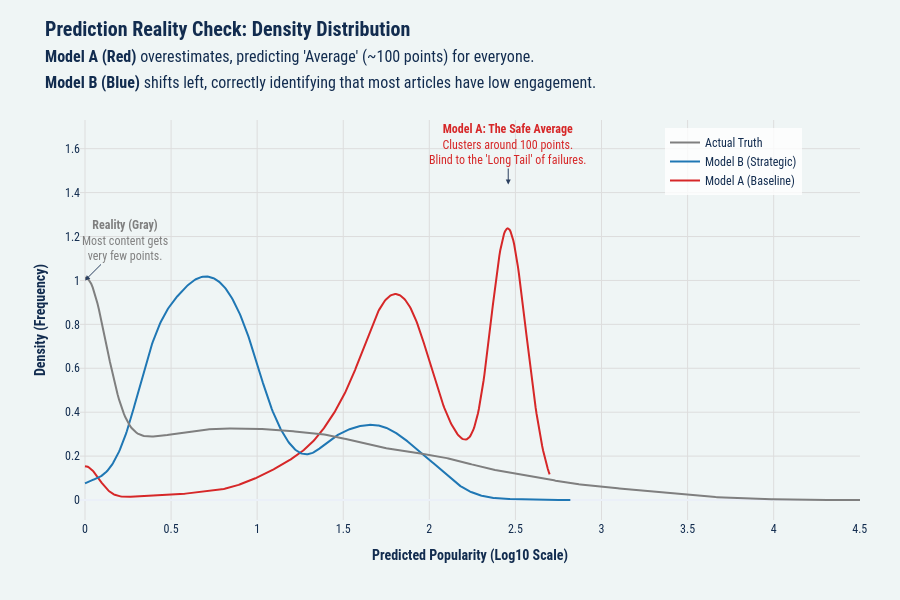

Write notebook code for a chart like this one.
### Markdown cell above
## **4.2. Visualizing Behavior: Prediction Density (KDE)**

### **4.2.1. Objective**

While the Scatter Plot (Section 4.1) demonstrated **Correlation** (Slope), it did not fully reveal **Bias** (Baseline). We need to understand the *psychology* of the models: Do they understand the fundamental nature of the data, or are they just gaming the error metric?

To do this, we visualize the **Distribution of Predictions** using a **Kernel Density Estimation (KDE)** plot. This allows us to compare the "shape" of the model's worldview against the "shape" of reality.

### **4.2.2. Methodology**

*   **Technique:** We generate a **KDE Plot** (a smoothed, continuous histogram) for three vectors:
    1.  **Actual Truth (Gray):** The ground truth distribution (mostly low-engagement "flops").
    2.  **Model A Predictions (Red):** The baseline's attempt.
    3.  **Model B Predictions (Blue):** The strategic model's attempt.

*   **Scale:** We continue to use **Log-Scale ($Log_{10}$)**. On a raw scale, all density would be compressed at zero. The Log scale reveals exactly *where* the models are clustering their bets.

### **4.2.3. The Concept: "The Delusional Average" vs. "The Reality Check"**

*   **Model A (The "Safe" Fail):**
    *   *Hypothesis:* Lacking signal, the model will likely exhibit **"Regression to the Mean."** It will predict a safe, moderate number (e.g., ~100-300 points) for *everyone* to avoid the penalty of missing a viral hit.
    *   *Visual Signature:* A peak shifted significantly to the **right** of reality, creating a "Delusional Average."

*   **Model B (The Strategic Success):**
    *   *Hypothesis:* Armed with context features (like `Source_Tier`), the model should understand that **most content fails**.
    *   *Visual Signature:* A curve that shifts **left**, aligning closely with the "Actual Truth" curve, demonstrating that it correctly identifies the "Long Tail" of low-engagement content.

### **4.2.4. Value Add**

This visualization proves **Calibration**.
*   **Scatter Plot:** Proves Model B can predict *Highs*.
*   **KDE Plot:** Proves Model B can predict *Lows*.
*   `=>` Together, they confirm the model is robust across the entire spectrum of virality.

### Code cell
# --- SECTION 4.2: PREDICTION DENSITY COMPARISON (With Load-or-Run) ---

# 1. Define Paths
FIGURES_PATH = 'figures'
os.makedirs(FIGURES_PATH, exist_ok=True)

PNG_NAME = 'ml_models_density_comparison.png'
JSON_NAME = 'ml_models_density_comparison.json'
PNG_PATH = os.path.join(FIGURES_PATH, PNG_NAME)
JSON_PATH = os.path.join(FIGURES_PATH, JSON_NAME)

# Data Source Paths
path_a = 'Data/prepared/experiment_a_results.pkl'
path_b = 'Data/prepared/experiment_b_results.pkl'

# --- LOAD-OR-RUN LOGIC ---
if os.path.exists(JSON_PATH):
    print(f"Interactive figure found at {JSON_PATH}. Loading from cache...")
    
    # Load from JSON
    fig_dist = pio.read_json(JSON_PATH)
    
    # Ensure PNG exists (re-save if deleted)
    if not os.path.exists(PNG_PATH):
        print("Re-generating missing PNG from cached JSON...")
        fig_dist.write_image(PNG_PATH, scale=8, height=600, width=1500)
        
    fig_dist.show()

else:
    print("Generating new density comparison figure...")
    
    if os.path.exists(path_a) and os.path.exists(path_b):
        # Load Data
        res_a = joblib.load(path_a)
        res_b = joblib.load(path_b)

        # Extract & Force to NumPy Arrays (Inverse transform Model B to Real Scale)
        y_pred_a = np.array(res_a['y_pred'])
        y_pred_b = np.array(res_b['y_pred_real']) # Ensure we use Real Scale
        y_act_b  = np.array(res_b['y_test_real'])

        # 1. Prepare Data (Clip to 1 to avoid Log(0) Error)
        pred_a_clean = np.clip(y_pred_a, 1, None)
        pred_b_clean = np.clip(y_pred_b, 1, None)
        actual_clean = np.clip(y_act_b, 1, None)

        # Apply Log Transformation
        pred_a_log = np.log10(pred_a_clean)
        pred_b_log = np.log10(pred_b_clean)
        actual_log = np.log10(actual_clean)

        # 2. Create Distribution Plot
        hist_data = [pred_a_log, pred_b_log, actual_log]
        group_labels = ['Model A (Baseline)', 'Model B (Strategic)', 'Actual Truth']
        colors = ['#d62728', '#1f77b4', '#7f7f7f'] # Red, Blue, Gray

        try:
            fig_dist = ff.create_distplot(
                hist_data, group_labels, 
                bin_size=0.1, 
                colors=colors,
                show_hist=False, 
                show_rug=False
            )

            # 3. Dynamic Annotation Logic (Finding the Peak of Model A)
            # We use Kernel Density Estimation to find exactly where the Red Curve is highest
            kde_a = stats.gaussian_kde(pred_a_log)
            grid_a = np.linspace(min(pred_a_log), max(pred_a_log), 100)
            peak_a_x = grid_a[np.argmax(kde_a(grid_a))] # X coordinate of the peak
            peak_a_y = max(kde_a(grid_a)) # Y coordinate of the peak

            # 4. Layout Polish
            fig_dist.update_layout(
                title=dict(
                    text="<b>Prediction Reality Check: Density Distribution</b><br><span style='font-size:16px;'><b>Model A (Red)</b> overestimates, predicting 'Average' (~100 points) for everyone.<br><b>Model B (Blue)</b> shifts left, correctly identifying that most articles have low engagement.</span>",
                    y=0.94
                ),
                xaxis_title="<b>Predicted Popularity (Log10 Scale)</b>",
                yaxis_title="<b>Density (Frequency)</b>",
                template="custom_template",
                height=600,
                margin=dict(t=120, l=80, r=40, b=80),
                legend=dict(x=0.75, y=0.98, bgcolor="rgba(255,255,255,0.8)")
            )

            # Corrected Annotation for Model A
            fig_dist.add_annotation(
                x=peak_a_x, y=peak_a_y + 0.2, # Point slightly above the peak
                text="<b>Model A: The Safe Average</b><br>Clusters around 100 points.<br>Blind to the 'Long Tail' of failures.",
                showarrow=True, arrowhead=2, ax=0, ay=-40,
                font=dict(color="#d62728")
            )
            
            # Annotation for Reality
            fig_dist.add_annotation(
                x=0, y=1.0, 
                text="<b>Reality (Gray)</b><br>Most content gets<br>very few points.",
                showarrow=True, arrowhead=2, ax=40, ay=-40,
                font=dict(color="#7f7f7f")
            )

            # --- SAVE OUTPUTS ---
            print(f"Saving figure to {FIGURES_PATH}...")
            
            # 1. Save PNG
            fig_dist.write_image(PNG_PATH, scale=8, height=600, width=1500)
            
            # 2. Save JSON
            with open(JSON_PATH, "w", encoding="utf-8") as f:
                fig_dist.write_json(f)

            fig_dist.show()

        except Exception as e:
            print(f"Visualization Error: {e}")
            
    else:
        print("Error: Results files (.pkl) not found. Please run Experiment A and B first.")

### Figure 1 — Plotly figure (JSON) as saved in the notebook; plotly's stock layout.template omitted (floating-point values rounded to 4 significant figures; data arrays with more than 128 entries replaced by an {"elided": "..."} marker saying what was removed)
{"data": [{"legendgroup": "Model A (Baseline)", "marker": {"color": "#d62728"}, "mode": "lines", "name": "Model A (Baseline)", "showlegend": true, "type": "scatter", "x": {"elided": "500 float values"}, "xaxis": "x", "y": {"elided": "500 float values"}, "yaxis": "y"}, {"legendgroup": "Model B (Strategic)", "marker": {"color": "#1f77b4"}, "mode": "lines", "name": "Model B (Strategic)", "showlegend": true, "type": "scatter", "x": {"elided": "500 float values"}, "xaxis": "x", "y": {"elided": "500 float values"}, "yaxis": "y"}, {"legendgroup": "Actual Truth", "marker": {"color": "#7f7f7f"}, "mode": "lines", "name": "Actual Truth", "showlegend": true, "type": "scatter", "x": {"elided": "500 float values"}, "xaxis": "x", "y": {"elided": "500 float values"}, "yaxis": "y"}], "layout": {"annotations": [{"arrowhead": 2, "ax": 0, "ay": -40, "font": {"color": "#d62728"}, "showarrow": true, "text": "<b>Model A: The Safe Average</b><br>Clusters around 100 points.<br>Blind to the 'Long Tail' of failures.", "x": 2.458, "y": 1.437}, {"arrowhead": 2, "ax": 40, "ay": -40, "font": {"color": "#7f7f7f"}, "showarrow": true, "text": "<b>Reality (Gray)</b><br>Most content gets<br>very few points.", "x": 0, "y": 1}], "barmode": "overlay", "height": 600, "hovermode": "closest", "legend": {"bgcolor": "rgba(255,255,255,0.8)", "traceorder": "reversed", "x": 0.75, "y": 0.98}, "margin": {"b": 80, "l": 80, "r": 40, "t": 120}, "title": {"text": "<b>Prediction Reality Check: Density Distribution</b><br><span style='font-size:16px;'><b>Model A (Red)</b> overestimates, predicting 'Average' (~100 points) for everyone.<br><b>Model B (Blue)</b> shifts left, correctly identifying that most articles have low engagement.</span>", "y": 0.94}, "xaxis": {"anchor": "y2", "domain": [0, 1], "title": {"text": "<b>Predicted Popularity (Log10 Scale)</b>"}, "zeroline": false}, "yaxis": {"anchor": "free", "domain": [0, 1], "position": 0, "title": {"text": "<b>Density (Frequency)</b>"}}}}
